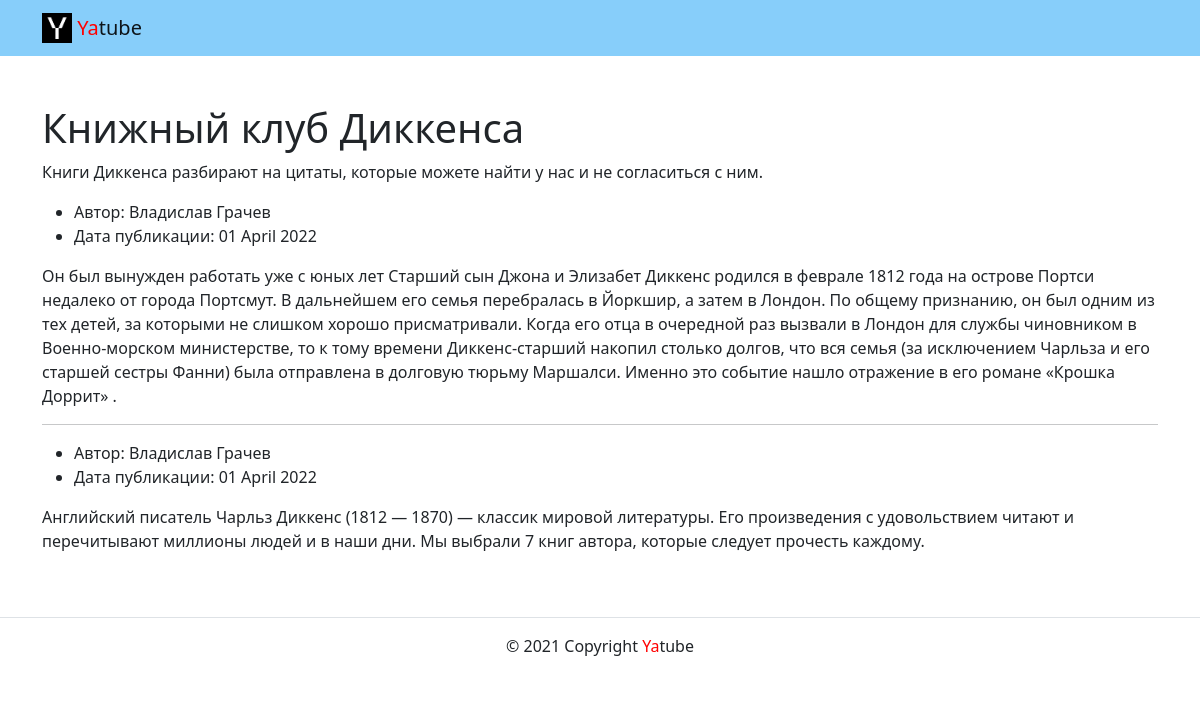
Page /group/book_club/ on the committed database.
### posts/models.py (models this page shows)
class Group(models.Model):
    title = models.TextField()
    slug = models.SlugField()
    description = models.TextField()
    def __str__(self):
        return self.title

class Post(models.Model):
    text = models.TextField()
    pub_date = models.DateTimeField(auto_now_add=True)
    author = models.ForeignKey(
        User,
        on_delete=models.CASCADE,
        related_name='posts'
    )
    group = models.ForeignKey(
        Group,
        blank=True,
        null=True,
        on_delete=models.CASCADE,
    )

### posts/views.py (the view)
# urls.py: path('group/<slug>/', views.group_posts, name='group'),
def group_posts(request, slug):
    group = get_object_or_404(Group, slug=slug)
    posts = Post.objects.filter(group=group).order_by('-pub_date')[:10]
    template = 'posts/group_list.html'
    context = {
        'group': group,
        'posts': posts
    }
    return render(request, template, context)

### templates/posts/group_list.html (shortened to what this page needs)
{% extends 'base.html' %}
{% block content %}
      <div class="container py-5">
        <h1>{{ group }}</h1>
        <p>{{ group.description }}</p>
        {% for post in posts %}
          <article>
            <ul>
              <li>
                Автор: {{ post.author.get_full_name }}
              </li>
              <li>
                Дата публикации: {{ post.pub_date|date:"d E Y"}}
              </li>
            </ul>
            <p>{{ post.text }}</p>
          </article>
        {% if not forloop.last%}<hr>{% endif %}
        {% endfor %}
      </div>
{% endblock %}

### rows in the picture
Group: title "Книжный клуб Диккенса", description "Книги Диккенса разбирают на цитаты, которые можете найти у нас и не согласиться с ним."
Post: author.get_full_name "Владислав Грачев", pub_date "01 April 2022", text "Он был вынужден работать уже с юных лет Старший сын Джона и Элизабет Диккенс родился в феврале 1812 года на острове Портси недалеко от города Портсмут. В дальнейшем его семья перебралась в Йоркшир, а затем в Лондон. По общему признанию, он был одним из тех детей, за которыми не слишком хорошо присматривали. Когда его отца в очередной раз вызвали в Лондон для службы чиновником в Военно-морском министерстве, то к тому времени Диккенс-старший накопил столько долгов, что вся семья (за исключением Чарльза и его старшей сестры Фанни) была отправлена в долговую тюрьму Маршалси. Именно это событие нашло отражение в его романе «Крошка Доррит» ."
Post: author.get_full_name "Владислав Грачев", pub_date "01 April 2022", text "Английский писатель Чарльз Диккенс (1812 — 1870) — классик мировой литературы. Его произведения с удовольствием читают и перечитывают миллионы людей и в наши дни. Мы выбрали 7 книг автора, которые следует прочесть каждому."
